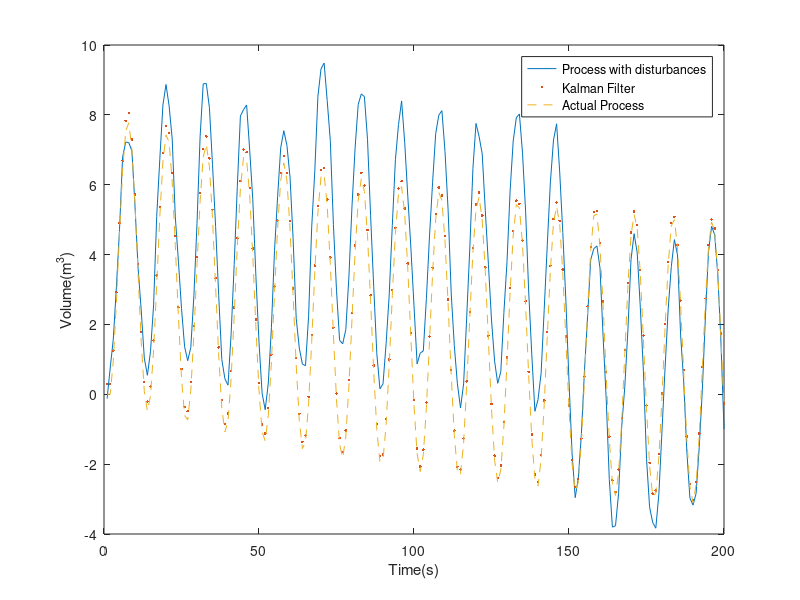
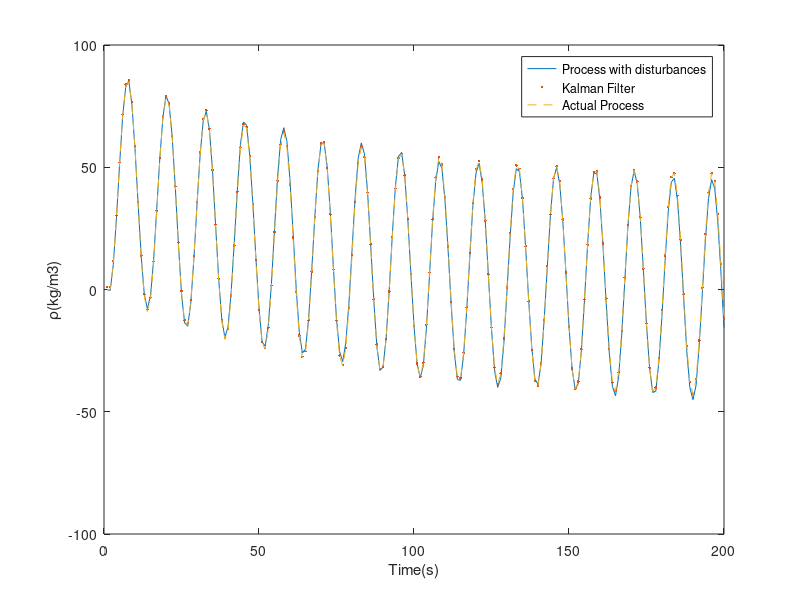

These charts were generated, in order, by the following MATLAB code:
clc;
clear all;
close all;

%% DT State Space Model of the system

A = [0.9925 0; 0 0.985];    % 2 states : V - Volume and rho - Density
B = [1 1; -22.33 44.66];
C = [1 0; 0 1];
D = [0 0; 0 0];

% Disturbance Properties
Q = [1 0; 0 1];         % Process noice covariance
R = [0.1 0; 0 0.1];     % Measurement noice covariance
I = eye(2);

%% Initial Condition

X(:,1) = [0 , 0];

%% Input generation

t = [0:200]';
u1 = sin(t/2);  % Input Flow - F1
u2 = sin(t/2);  % Input Flow - F2
u = [u1 u2]';

%% Process Noice
n = length(t);
rng default
W1 = sqrt(Q(1,1))*randn(n,1);
W2 = sqrt(Q(2,2))*randn(n,1);
W = 0.1*[W1  W2]';

% Measurement Noice
V1 = sqrt(R(1,1))*randn(n,1);
V2 = sqrt(R(2,2))*randn(n,1);
V = [V1  V2]';

%% Real plant with process and measurement noice
for i = 1:1:200
    
X(:,i+1) = A*X(:,i) + B*u(:,i) + V(:,i);

Y(:,i) = C*X(:,i) + W(:,i);     

end
%% KALMAN FILTER

% Initial estimates of P
P = [0.1 0; 0 1];
% Initial estimates for states
X1(:,1) = [0.3 , 1];


for i = 1:1:200
    
K = C*P*(C*P*C + R);                        % Computing Kalman Gain

X1(:,i) = X1(:,i) + K*(Y(:,i) - C*X(:,i));  % Update Estimate

P = (I - K*C)*P;                            % Update error Covariance
    
X1(:,i+1) = A*X1(:,i) + B*u(:,i);           % Prediction of states for next time step

Y1(:,i) = C*X1(:,i);     
end

%% Real plant without disturbances
X2(:,1) = [0 , 0];
for i = 1:1:200
    
X2(:,i+1) = A*X2(:,i) + B*u(:,i);

Y2(:,i) = C*X2(:,i) ;     

end

%% Ploting the Results
n = 200;

% For Volume
figure()
plot(1:n,Y(1,1:n),1:n,Y1(1,1:n),'.',1:n,Y2(1,1:n),'--');
legend('Process with disturbances','Kalman Filter','Actual Process')
xlabel('Time(s)')
ylabel('Volume(m^3)')

% For Density
figure()
plot(1:n,Y(2,1:n),1:n,Y1(2,1:n),'.',1:n,Y2(2,1:n),'--');
legend('Process with disturbances','Kalman Filter','Actual Process')
xlabel('Time(s)')
ylabel('\rho(kg/m3)')









